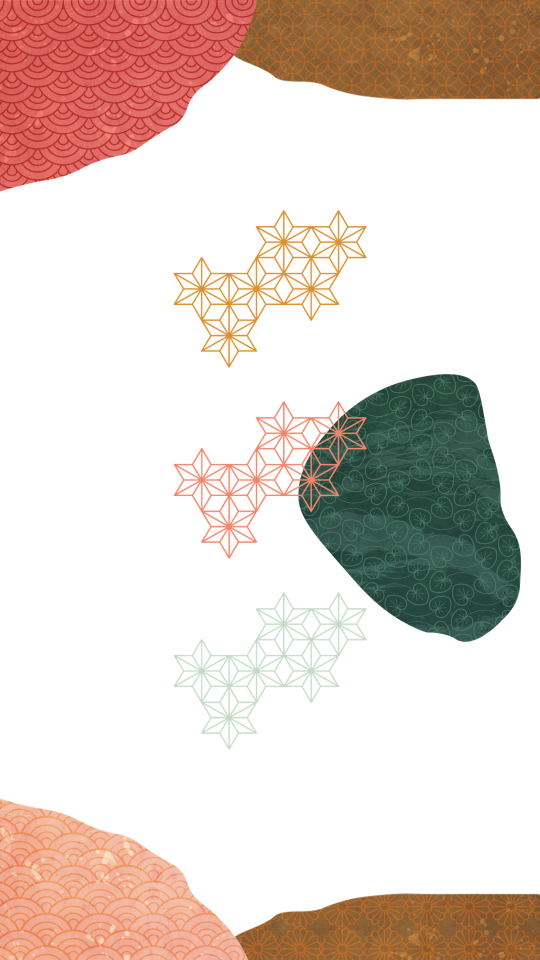
#> input picture video-divulgacao/marca/canva/padroes-seigaiha-asanoha.png, 1080 x 1920 px (shown at 1/2 size)
$ python -i render.py   (imports and definitions only)
#> lines starting #> are read from the running program, lines starting #| are printed output that depends on the picture
#!/usr/bin/env python3
"""Reels de divulgação do Espaço AOI — edição 100% em código.

Uso:
  BRUTOS=/caminho/brutos WORK=/caminho/work FONTS=/caminho/fonts/ttf python3 render.py

Gera em $WORK/saida/:
  aoi-reels-com-musica.mp4   trilha original (koto pentatônico) + som ambiente
  aoi-reels-sem-musica.mp4   só som ambiente, para usar um áudio do Instagram
"""
import glob, json, math, os, subprocess, wave
import numpy as np
from PIL import Image, ImageDraw, ImageFilter, ImageFont

HERE = os.path.dirname(os.path.abspath(__file__))
MARCA = os.path.join(HERE, "..", "marca")
# [1 line that did not run here, left out]
# [1 line that did not run here, left out]
# [1 line that did not run here, left out]
W, H, FPS = 1080, 1920, 30

# [1 line not run here, left out]
# [1 line that did not run here, left out]
TEXT = "#2a2a28"

BPM = 96
BEAT = 60 / BPM            # 0.625 s
SCENE = 4 * BEAT           # 2.5 s por cena
XF = 0.25                  # duração do crossfade
END = 8 * BEAT             # 5 s de encerramento

# (clipe, início em s, texto)  — ordem aprovada no storyboard
CENAS = [
    ("IMG_8397", 0.6, {"kind": "hook", "lines": ["Como é estudar japonês", "no Espaço AOI?"]}),
    ("IMG_8405", 0.0, {"kind": "furi", "jp": [("日本語", "にほんご"), ("を", ""), ("学", "まな"), ("ぶ", "")], "pt": "aprender japonês"}),
    ("IMG_8399", 1.6, {"kind": "pill", "text": "conversa de verdade"}),
    ("IMG_8401", 0.5, {"kind": "pill", "text": "leitura em voz alta"}),
    ("IMG_8402", 12.6, {"kind": "furi", "jp": [("好奇心", "こうきしん")], "pt": "curiosidade", "big": True}),
    ("IMG_8395", 9.0, {"kind": "furi", "jp": [("規律", "きりつ")], "pt": "disciplina", "big": True}),
    ("IMG_8396", 2.0, {"kind": "furi", "jp": [("興味", "きょうみ")], "pt": "interesse", "big": True}),
    ("IMG_8400", 0.5, None),
    ("IMG_8398", 21.6, {"kind": "pill", "text": "e muitas risadas"}),
    ("IMG_8403", 3.0, None),
    ("IMG_8397", 5.9, {"kind": "pill", "text": "aprendendo juntos"}),
]

# [3 lines not run here, left out]


def run(cmd):
    subprocess.run(cmd, check=True)


# ---------------------------------------------------------------- tipografia
def jfont(w, size):
    return ImageFont.truetype(f"{FONTS}/JosefinSans-{w}.ttf", size)


_KOSUGI = []
# [3 lines not run here, left out]
_kcache = {}


# [8 lines left out: function kfont, not called in this run]


def jp_width(s, size):
    return sum(kfont(c, size).getlength(c) for c in s)


# [35 lines left out: functions draw_jp, blob, card, not called in this run]


# [3 lines not run here, left out]


def fit(im, h):
    return im.resize((round(im.width * h / im.height), h), Image.LANCZOS)


# ---------------------------------------------------------------- overlays
# [76 lines left out: functions tag_overlay, overlay, not called in this run]


# ---------------------------------------------------------------- encerramento
def ease(x):
    x = min(max(x, 0), 1)
    return 1 - (1 - x) ** 3


def end_frames(path):
    """Cartão final animado (creme + asanoha + logo + chamada)."""
#> called with path = '../marca/canva/ornamentos.png'
    pat = Image.open(os.path.join(MARCA, "canva", "padroes-seigaiha-asanoha.png")).convert("RGBA")
#> pat is the input picture: PIL image 1080x1920 RGBA; mean R, G, B, A 53.7, 37.6, 28.4, 78.4
    s = pat.width / 335
#> s = 3.22
    asa = pat.crop((int(105 * s), int(125 * s), int(232 * s), int(228 * s)))  # aglomerado asanoha laranja
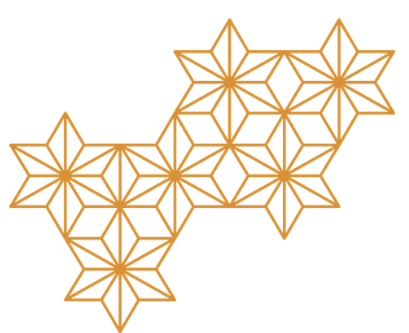
#> asa: PIL image 409x333 RGBA; mean R, G, B, A 52.4, 31.9, 9.8, 31.2; transparent parts drawn white
    asa.putalpha(asa.getchannel("A").point(lambda a: int(a * 0.55)))
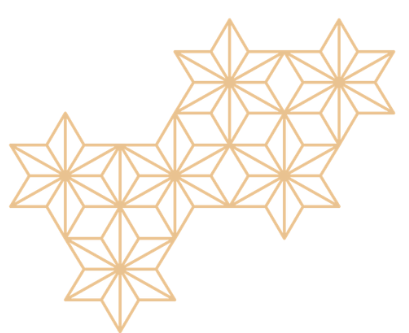
#> asa: PIL image 409x333 RGBA; mean R, G, B, A 52.4, 31.9, 9.8, 17.1; transparent parts drawn white
#> (the run stopped early here; a loop or call above may not have finished)
